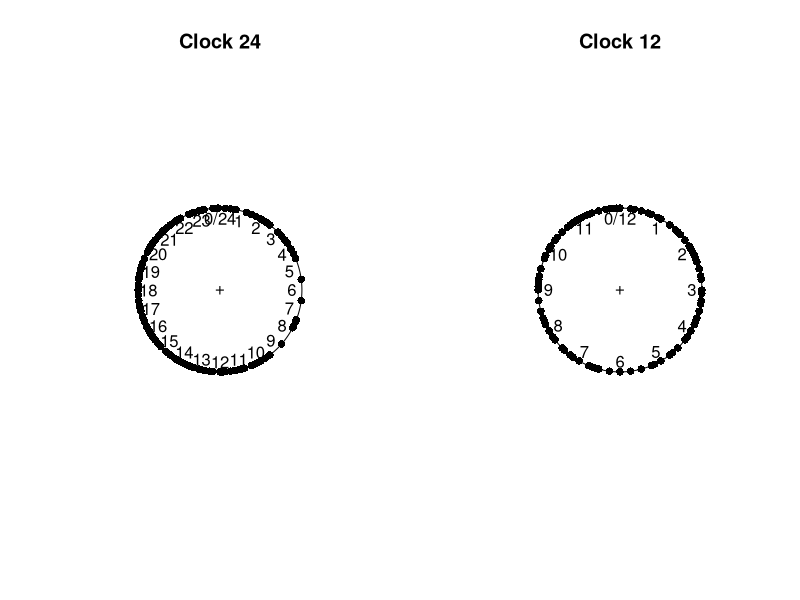

Recreate this plot in R.
library(circular)


### Name: fisherB1
### Title: B.1 Arrival times at an intensive care unit
### Aliases: fisherB1 fisherB1c
### Keywords: datasets

### ** Examples

data(fisherB1c)
par(mfcol=c(1,2))
plot(fisherB1c, main="Clock 24", shrink=1.5)
plot(fisherB1c, template="clock12", main="Clock 12", shrink=1.5)
